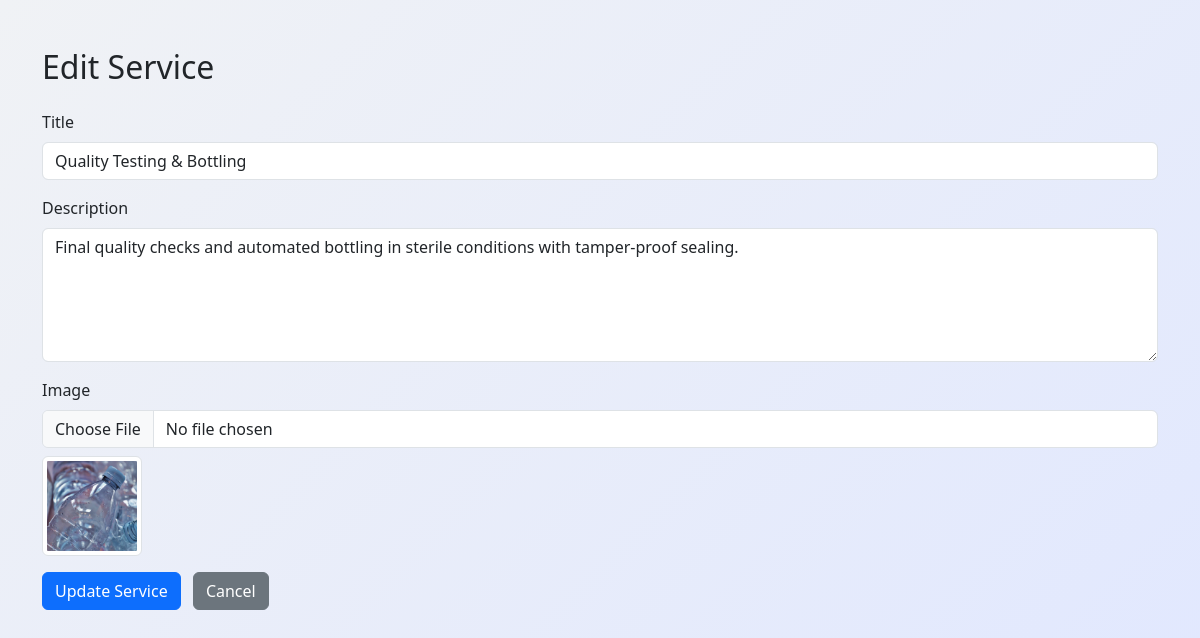
Page /admin/edit_service.php?id=8 (signed in) on the committed database.
### tables this page shows
CREATE TABLE `services` (
  `id` int(11) NOT NULL,
  `title` varchar(255) NOT NULL,
  `description` text NOT NULL,
  `image` varchar(255) NOT NULL
);

### admin/edit_service.php (the view, shortened to what this page needs)
<?php
include '../include/db_connect.php';
if (isset($_GET['id']) && is_numeric($_GET['id'])) {
    $id = $_GET['id'];
    $stmt = $pdo->prepare("SELECT * FROM services WHERE id = ?");
    $stmt->execute([$id]);
    $service = $stmt->fetch(PDO::FETCH_ASSOC);
} else {
    die("Invalid ID.");
}
?>
<!DOCTYPE html>
<html lang="en">
<head>
    <link href="https://cdn.jsdelivr.net/npm/bootstrap@5.3.3/dist/css/bootstrap.min.css" rel="stylesheet">
</head>
<body>
    <div class="container mt-5">
        <h2 class="mb-4">Edit Service</h2>
        <form method="POST" enctype="multipart/form-data">
            <div class="mb-3">
                <label for="title" class="form-label">Title</label>
                <input type="text" class="form-control" id="title" name="title" value="<?php echo htmlspecialchars($service['title']); ?>" required>
            </div>
            <div class="mb-3">
                <label for="description" class="form-label">Description</label>
                <textarea class="form-control" id="description" name="description" rows="5" required><?php echo htmlspecialchars($service['description']); ?></textarea>
            </div>
            <div class="mb-3">
                <label for="image" class="form-label">Image</label>
                <input type="file" class="form-control" id="image" name="image" accept="image/jpeg,image/png,image/gif">
                <?php if ($service['image'] && file_exists(__DIR__ . '/../' . $service['image'])): ?>
                    <img src="../<?php echo htmlspecialchars($service['image']); ?>" alt="Current Image" class="img-thumbnail mt-2">
                <?php else: ?>
                    <div class="no-image mt-2">No Current Image</div>
                <?php endif; ?>
            </div>
            <button type="submit" class="btn btn-primary">Update Service</button>
            <a href="manage_services.php" class="btn btn-secondary ms-2">Cancel</a>
        </form>
    </div>
</body>
</html>

### admin/edit_service.php (style rules this page uses)
body { background: linear-gradient(135deg, #f0f2f5 0%, #e0e7ff 100%); min-height: 100vh; }
.img-thumbnail { width: 100px; height: 100px; object-fit: cover; }

### rows in the picture
services: title "Quality Testing & Bottling", description "Final quality checks and automated bottling in sterile conditions with tamper-proof sealing.", image (picture)
